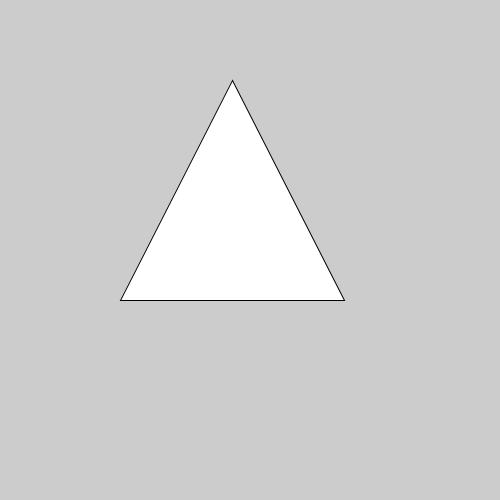
Frame 1 (no input)
Frame 60 (the mouse pressed at the canvas centre just before this capture): identical to frame 1, image omitted
Frame 120 (the mouse held since frame 60 and released just before this capture): identical to frame 1, image omitted

The Processing sketch that drew this single still picture (run headless with seeded random() and noise(); from frame 60 on, the mouse is pressed at the canvas centre):

// Processing sketch: opdracht9_8
// ── opdracht9_8.pde



void setup(){
 size(500,500); 
 tekenDriehoek(120, 300, 232, 80, 344, 300);
}

void draw(){
  
}

void tekenDriehoek(int x1, int y1, int x2, int y2, int x3, int y3) {
    triangle(x1, y1, x2, y2, x3, y3);
}
